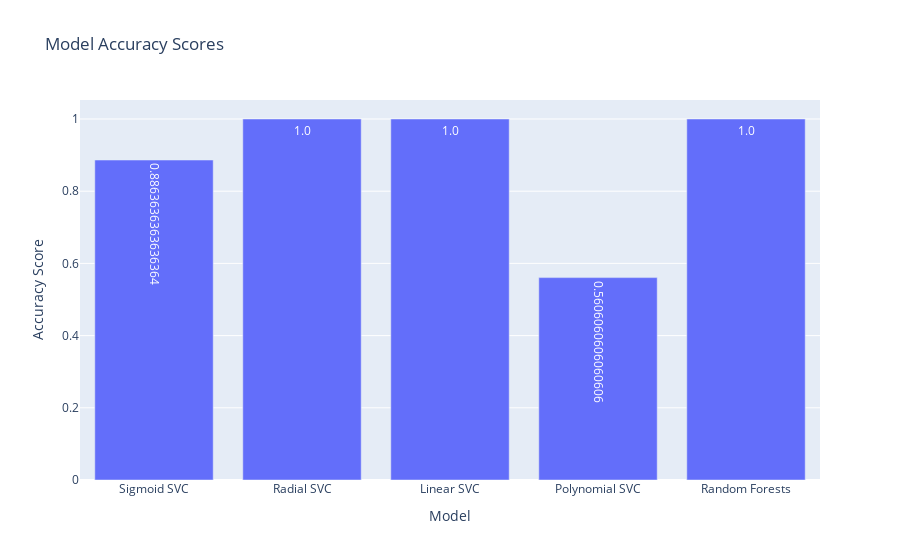

This figure's notebook cell:
### Markdown cell above
## Plot Accuracy

### Code cell
fig = go.Figure() 
model_names = ['Sigmoid SVC', 'Radial SVC', 'Linear SVC', 'Polynomial SVC',
 'Random Forests']

model_accuracy = [sigmoid_score, rbf_score, lin_score, poly_score, random_score]

fig.add_trace(go.Bar(x = model_names, 
                    y = model_accuracy, 
                    text = model_accuracy, 
                    textposition = 'auto'))
fig.update_layout(title = 'Model Accuracy Scores')

fig.update_yaxes(title_text = 'Accuracy Score') 
fig.update_xaxes(title_text = "Model")
fig.show()

### Figure 1 — Plotly figure (JSON) as saved in the notebook; plotly's stock layout.template omitted (floating-point values rounded to 4 significant figures)
{"data": [{"text": ["0.8863636363636364", "1.0", "1.0", "0.5606060606060606", "1.0"], "textposition": "auto", "type": "bar", "x": ["Sigmoid SVC", "Radial SVC", "Linear SVC", "Polynomial SVC", "Random Forests"], "y": [0.8864, 1, 1, 0.5606, 1]}], "layout": {"title": {"text": "Model Accuracy Scores"}, "xaxis": {"title": {"text": "Model"}}, "yaxis": {"title": {"text": "Accuracy Score"}}}}
